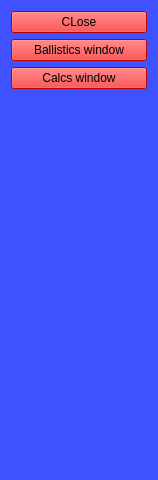
<?xml version="1.0" encoding="UTF-8"?>
<ui version="4.0">
 <class>Frame</class>
 <widget class="QFrame" name="Frame">
  <property name="geometry">
   <rect>
    <x>0</x>
    <y>0</y>
    <width>158</width>
    <height>480</height>
   </rect>
  </property>
  <property name="windowTitle">
   <string>Frame</string>
  </property>
  <property name="styleSheet">
   <string notr="true">background: rgba(0,25,255,0.5);</string>
  </property>
  <layout class="QVBoxLayout" name="verticalLayout_2">
   <item>
    <widget class="QPushButton" name="closer">
     <property name="styleSheet">
      <string notr="true">background: red;</string>
     </property>
     <property name="text">
      <string>CLose</string>
     </property>
    </widget>
   </item>
   <item>
    <widget class="QPushButton" name="w1_btn">
     <property name="styleSheet">
      <string notr="true">background: red;</string>
     </property>
     <property name="text">
      <string>Ballistics window</string>
     </property>
    </widget>
   </item>
   <item>
    <widget class="QPushButton" name="w2_btn">
     <property name="styleSheet">
      <string notr="true">background: red;</string>
     </property>
     <property name="text">
      <string>Calcs window</string>
     </property>
    </widget>
   </item>
   <item>
    <spacer name="verticalSpacer">
     <property name="orientation">
      <enum>Qt::Vertical</enum>
     </property>
     <property name="sizeHint" stdset="0">
      <size>
       <width>20</width>
       <height>40</height>
      </size>
     </property>
    </spacer>
   </item>
  </layout>
 </widget>
 <resources/>
 <connections/>
</ui>
